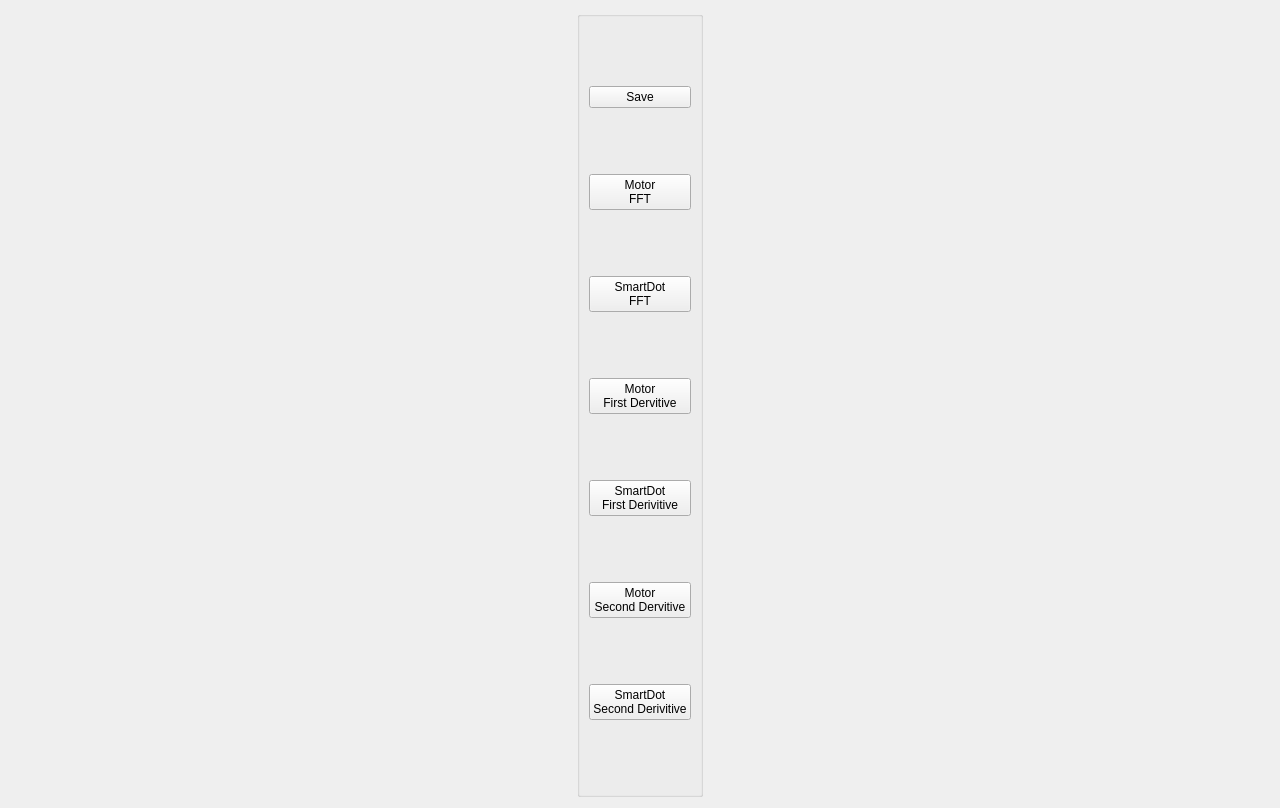
<?xml version="1.0" encoding="UTF-8"?>
<ui version="4.0">
 <class>Form</class>
 <widget class="QWidget" name="Form">
  <property name="geometry">
   <rect>
    <x>0</x>
    <y>0</y>
    <width>1280</width>
    <height>808</height>
   </rect>
  </property>
  <property name="windowTitle">
   <string>Form</string>
  </property>
  <layout class="QHBoxLayout" name="horizontalLayout">
   <item>
    <widget class="MotorGraph" name="MotorGraph" native="true">
     <property name="sizePolicy">
      <sizepolicy hsizetype="MinimumExpanding" vsizetype="Preferred">
       <horstretch>0</horstretch>
       <verstretch>0</verstretch>
      </sizepolicy>
     </property>
    </widget>
   </item>
   <item>
    <widget class="QGroupBox" name="ButtonContainer">
     <property name="sizePolicy">
      <sizepolicy hsizetype="Preferred" vsizetype="Preferred">
       <horstretch>0</horstretch>
       <verstretch>0</verstretch>
      </sizepolicy>
     </property>
     <layout class="QVBoxLayout" name="verticalLayout">
      <item>
       <widget class="QPushButton" name="btnSave">
        <property name="text">
         <string>Save</string>
        </property>
       </widget>
      </item>
      <item>
       <widget class="QPushButton" name="btnMotorFFT">
        <property name="text">
         <string>Motor 
FFT</string>
        </property>
       </widget>
      </item>
      <item>
       <widget class="QPushButton" name="btnSDFFT">
        <property name="text">
         <string>SmartDot 
FFT</string>
        </property>
       </widget>
      </item>
      <item>
       <widget class="QPushButton" name="btnMotor1DER">
        <property name="text">
         <string>Motor 
First Dervitive</string>
        </property>
       </widget>
      </item>
      <item>
       <widget class="QPushButton" name="btnSD1DER">
        <property name="text">
         <string>SmartDot 
First Derivitive</string>
        </property>
       </widget>
      </item>
      <item>
       <widget class="QPushButton" name="btnMotor2DER">
        <property name="text">
         <string>Motor 
Second Dervitive</string>
        </property>
       </widget>
      </item>
      <item>
       <widget class="QPushButton" name="btnSD2DER">
        <property name="text">
         <string>SmartDot 
Second Derivitive</string>
        </property>
       </widget>
      </item>
     </layout>
    </widget>
   </item>
   <item>
    <widget class="SmartDotGraph" name="grphSmartDot" native="true">
     <property name="sizePolicy">
      <sizepolicy hsizetype="MinimumExpanding" vsizetype="Preferred">
       <horstretch>0</horstretch>
       <verstretch>0</verstretch>
      </sizepolicy>
     </property>
    </widget>
   </item>
  </layout>
 </widget>
 <customwidgets>
  <customwidget>
   <class>SmartDotGraph</class>
   <extends>QWidget</extends>
   <header>frontend.SmartDotGraph</header>
   <container>1</container>
  </customwidget>
  <customwidget>
   <class>MotorGraph</class>
   <extends>QWidget</extends>
   <header>frontend.MotorGraph</header>
   <container>1</container>
  </customwidget>
 </customwidgets>
 <resources/>
 <connections/>
</ui>
